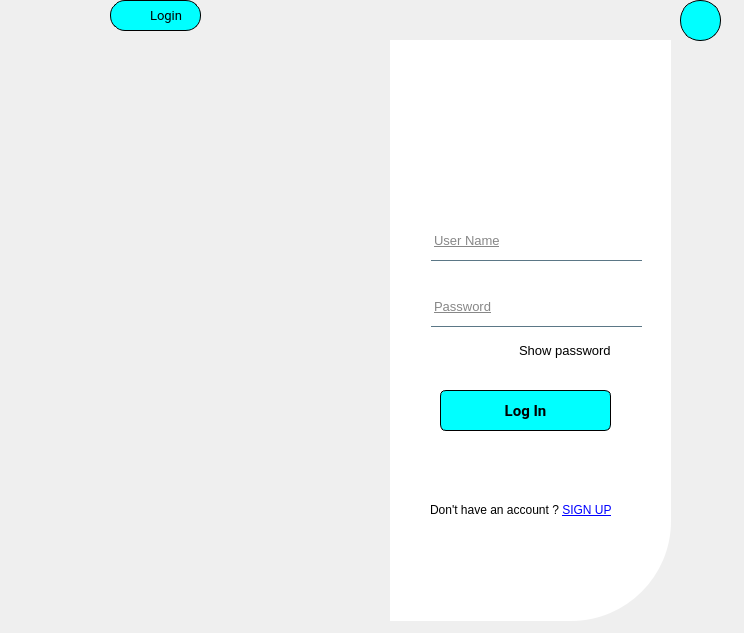
<?xml version="1.0" encoding="UTF-8"?>
<ui version="4.0">
 <class>UI_Login</class>
 <widget class="QWidget" name="UI_Login">
  <property name="windowModality">
   <enum>Qt::WindowModal</enum>
  </property>
  <property name="geometry">
   <rect>
    <x>0</x>
    <y>0</y>
    <width>744</width>
    <height>633</height>
   </rect>
  </property>
  <property name="font">
   <font>
    <stylestrategy>PreferDefault</stylestrategy>
   </font>
  </property>
  <property name="contextMenuPolicy">
   <enum>Qt::PreventContextMenu</enum>
  </property>
  <property name="windowTitle">
   <string>Quản lí CPU TTA</string>
  </property>
  <property name="windowIcon">
   <iconset resource="Cpu_hinh.qrc">
    <normaloff>:/hinh/image/cpu.png</normaloff>:/hinh/image/cpu.png</iconset>
  </property>
  <property name="layoutDirection">
   <enum>Qt::LeftToRight</enum>
  </property>
  <property name="autoFillBackground">
   <bool>true</bool>
  </property>
  <widget class="QWidget" name="widget" native="true">
   <property name="geometry">
    <rect>
     <x>110</x>
     <y>40</y>
     <width>561</width>
     <height>581</height>
    </rect>
   </property>
   <property name="autoFillBackground">
    <bool>false</bool>
   </property>
   <property name="styleSheet">
    <string notr="true">background-color: transparent;</string>
   </property>
   <widget class="QLabel" name="lb_bg_left">
    <property name="geometry">
     <rect>
      <x>0</x>
      <y>0</y>
      <width>281</width>
      <height>581</height>
     </rect>
    </property>
    <property name="styleSheet">
     <string notr="true">border-image: url(:/hinh/image/amdpnx.png);

border-top-left-radius: 100px;
</string>
    </property>
    <property name="frameShape">
     <enum>QFrame::NoFrame</enum>
    </property>
    <property name="text">
     <string/>
    </property>
    <property name="scaledContents">
     <bool>true</bool>
    </property>
   </widget>
   <widget class="QLabel" name="lb_bg_right">
    <property name="geometry">
     <rect>
      <x>280</x>
      <y>0</y>
      <width>281</width>
      <height>581</height>
     </rect>
    </property>
    <property name="font">
     <font>
      <family>Segoe UI</family>
      <weight>75</weight>
      <bold>true</bold>
      <kerning>false</kerning>
     </font>
    </property>
    <property name="styleSheet">
     <string notr="true">background-color: rgba(255, 255, 255);
border-bottom-right-radius:100px</string>
    </property>
    <property name="text">
     <string/>
    </property>
   </widget>
   <widget class="QLineEdit" name="le_us">
    <property name="geometry">
     <rect>
      <x>321</x>
      <y>180</y>
      <width>211</width>
      <height>41</height>
     </rect>
    </property>
    <property name="font">
     <font>
      <family>Segoe UI</family>
      <pointsize>10</pointsize>
      <underline>true</underline>
      <kerning>false</kerning>
     </font>
    </property>
    <property name="styleSheet">
     <string notr="true">background-color:rgba(0, 0, 0, 0);
border:1px solid rgba(0, 0, 0, 0);
border-bottom-color:rgba(46, 82, 101, 200);
color:rgb(0,0, 0, 240);
</string>
    </property>
    <property name="frame">
     <bool>false</bool>
    </property>
    <property name="alignment">
     <set>Qt::AlignLeading|Qt::AlignLeft|Qt::AlignVCenter</set>
    </property>
    <property name="dragEnabled">
     <bool>false</bool>
    </property>
    <property name="readOnly">
     <bool>false</bool>
    </property>
    <property name="placeholderText">
     <string>User Name</string>
    </property>
   </widget>
   <widget class="QLineEdit" name="le_pw">
    <property name="geometry">
     <rect>
      <x>321</x>
      <y>246</y>
      <width>211</width>
      <height>41</height>
     </rect>
    </property>
    <property name="font">
     <font>
      <family>Segoe UI</family>
      <pointsize>10</pointsize>
      <underline>true</underline>
      <kerning>false</kerning>
     </font>
    </property>
    <property name="styleSheet">
     <string notr="true">background-color:rgba(0, 0, 0, 0);
border:1px solid rgba(0, 0, 0, 0);
border-bottom-color:rgba(46, 82, 101, 200);
color:rgb(0,0, 0, 240);
</string>
    </property>
    <property name="frame">
     <bool>false</bool>
    </property>
    <property name="echoMode">
     <enum>QLineEdit::Password</enum>
    </property>
    <property name="alignment">
     <set>Qt::AlignLeading|Qt::AlignLeft|Qt::AlignVCenter</set>
    </property>
    <property name="dragEnabled">
     <bool>false</bool>
    </property>
    <property name="readOnly">
     <bool>false</bool>
    </property>
    <property name="placeholderText">
     <string>Password</string>
    </property>
   </widget>
   <widget class="QPushButton" name="pb_login">
    <property name="geometry">
     <rect>
      <x>330</x>
      <y>350</y>
      <width>171</width>
      <height>41</height>
     </rect>
    </property>
    <property name="font">
     <font>
      <family>Roboto</family>
      <pointsize>11</pointsize>
      <weight>75</weight>
      <bold>true</bold>
     </font>
    </property>
    <property name="styleSheet">
     <string notr="true">QPushButton {
background-color: rgb(0, 255, 255);
    color: black;
    border: 1px solid black;     /* viền đen */

    border-radius: 6px;
    padding: 6px 12px;
}

QPushButton:hover {
    background-color: qlineargradient(
        x1:0, y1:0, x2:1, y2:1,
        stop:0 #ffffcc,  /* vàng trắng nhạt */
        stop:1 #fff176   /* vàng nhạt */
    );
    color: black;
}

QPushButton:pressed {
    background-color: qlineargradient(
        x1:0, y1:0, x2:1, y2:1,
        stop:0 #ffb74d,  /* cam nhạt */
        stop:1 #f57c00   /* cam đậm */
    );
    color: black;
}
</string>
    </property>
    <property name="text">
     <string>Log In</string>
    </property>
    <property name="icon">
     <iconset resource="Cpu_hinh.qrc">
      <normaloff>:/hinh/image/login.png</normaloff>:/hinh/image/login.png</iconset>
    </property>
   </widget>
   <widget class="QCheckBox" name="cb_show">
    <property name="geometry">
     <rect>
      <x>390</x>
      <y>300</y>
      <width>141</width>
      <height>21</height>
     </rect>
    </property>
    <property name="font">
     <font>
      <family>Segoe UI</family>
      <pointsize>10</pointsize>
     </font>
    </property>
    <property name="text">
     <string>Show password</string>
    </property>
   </widget>
   <widget class="QLabel" name="lb_logo">
    <property name="geometry">
     <rect>
      <x>310</x>
      <y>-20</y>
      <width>221</width>
      <height>191</height>
     </rect>
    </property>
    <property name="font">
     <font>
      <family>Segoe UI</family>
      <pointsize>12</pointsize>
      <weight>75</weight>
      <bold>true</bold>
     </font>
    </property>
    <property name="styleSheet">
     <string notr="true"/>
    </property>
    <property name="text">
     <string/>
    </property>
    <property name="textFormat">
     <enum>Qt::RichText</enum>
    </property>
    <property name="pixmap">
     <pixmap resource="Cpu_hinh.qrc">:/hinh/image/logo1.png</pixmap>
    </property>
    <property name="scaledContents">
     <bool>true</bool>
    </property>
    <property name="alignment">
     <set>Qt::AlignCenter</set>
    </property>
   </widget>
   <widget class="QLabel" name="lb_to_signup">
    <property name="geometry">
     <rect>
      <x>320</x>
      <y>460</y>
      <width>231</width>
      <height>20</height>
     </rect>
    </property>
    <property name="font">
     <font>
      <pointsize>9</pointsize>
     </font>
    </property>
    <property name="text">
     <string>&lt;html&gt;&lt;head/&gt;&lt;body&gt;&lt;p&gt;Don't have an account ? &lt;a href=&quot;#&quot;&gt;&lt;span style=&quot; text-decoration: underline; color:#0000ff;&quot;&gt;SIGN UP&lt;/span&gt;&lt;/a&gt;&lt;/p&gt;&lt;/body&gt;&lt;/html&gt;</string>
    </property>
   </widget>
   <widget class="QLabel" name="lb_ico_dont_have_account">
    <property name="geometry">
     <rect>
      <x>280</x>
      <y>435</y>
      <width>51</width>
      <height>51</height>
     </rect>
    </property>
    <property name="text">
     <string/>
    </property>
    <property name="pixmap">
     <pixmap resource="Cpu_hinh.qrc">:/hinh/image/problem.png</pixmap>
    </property>
    <property name="scaledContents">
     <bool>true</bool>
    </property>
   </widget>
   <widget class="QLabel" name="lb_icon_usn">
    <property name="geometry">
     <rect>
      <x>290</x>
      <y>190</y>
      <width>31</width>
      <height>31</height>
     </rect>
    </property>
    <property name="text">
     <string/>
    </property>
    <property name="pixmap">
     <pixmap resource="Cpu_hinh.qrc">:/hinh/image/user.png</pixmap>
    </property>
    <property name="scaledContents">
     <bool>true</bool>
    </property>
   </widget>
   <widget class="QLabel" name="lb_icon_lock">
    <property name="geometry">
     <rect>
      <x>280</x>
      <y>250</y>
      <width>41</width>
      <height>41</height>
     </rect>
    </property>
    <property name="text">
     <string/>
    </property>
    <property name="pixmap">
     <pixmap resource="Cpu_hinh.qrc">:/hinh/image/lock.png</pixmap>
    </property>
    <property name="scaledContents">
     <bool>true</bool>
    </property>
   </widget>
  </widget>
  <widget class="QPushButton" name="exit">
   <property name="geometry">
    <rect>
     <x>680</x>
     <y>0</y>
     <width>41</width>
     <height>41</height>
    </rect>
   </property>
   <property name="font">
    <font>
     <family>Roboto</family>
     <pointsize>11</pointsize>
     <weight>75</weight>
     <bold>true</bold>
    </font>
   </property>
   <property name="styleSheet">
    <string notr="true">QPushButton {
background-color: rgb(0, 255, 255);
    color: black;
    border: 1px solid black;     /* viền đen */

    border-radius: 20px;
    padding: 6px 12px;
}

QPushButton:hover {
    background-color: qlineargradient(
        x1:0, y1:0, x2:1, y2:1,
        stop:0 #ffffcc,  /* vàng trắng nhạt */
        stop:1 #fff176   /* vàng nhạt */
    );
    color: black;
}

QPushButton:pressed {
    background-color: qlineargradient(
        x1:0, y1:0, x2:1, y2:1,
        stop:0 #ffb74d,  /* cam nhạt */
        stop:1 #f57c00   /* cam đậm */
    );
    color: black;
}
</string>
   </property>
   <property name="text">
    <string/>
   </property>
   <property name="icon">
    <iconset resource="Cpu_hinh.qrc">
     <normaloff>:/hinh/image/reject.png</normaloff>:/hinh/image/reject.png</iconset>
   </property>
  </widget>
  <widget class="QLabel" name="label">
   <property name="geometry">
    <rect>
     <x>110</x>
     <y>0</y>
     <width>31</width>
     <height>31</height>
    </rect>
   </property>
   <property name="text">
    <string/>
   </property>
   <property name="pixmap">
    <pixmap resource="Cpu_hinh.qrc">:/hinh/image/link.png</pixmap>
   </property>
   <property name="scaledContents">
    <bool>true</bool>
   </property>
  </widget>
  <widget class="QLabel" name="label_3">
   <property name="geometry">
    <rect>
     <x>110</x>
     <y>0</y>
     <width>91</width>
     <height>31</height>
    </rect>
   </property>
   <property name="styleSheet">
    <string notr="true">background-color: rgb(0, 255, 255);
border-radius:15px;
    border: 1px solid black;   </string>
   </property>
   <property name="text">
    <string/>
   </property>
  </widget>
  <widget class="QLabel" name="label_2">
   <property name="geometry">
    <rect>
     <x>150</x>
     <y>0</y>
     <width>41</width>
     <height>31</height>
    </rect>
   </property>
   <property name="font">
    <font>
     <family>Roboto</family>
     <pointsize>10</pointsize>
    </font>
   </property>
   <property name="text">
    <string>Login</string>
   </property>
  </widget>
  <widget class="QLabel" name="label_4">
   <property name="geometry">
    <rect>
     <x>110</x>
     <y>0</y>
     <width>28</width>
     <height>29</height>
    </rect>
   </property>
   <property name="text">
    <string/>
   </property>
   <property name="pixmap">
    <pixmap resource="Cpu_hinh.qrc">:/hinh/image/login.png</pixmap>
   </property>
   <property name="scaledContents">
    <bool>true</bool>
   </property>
  </widget>
 </widget>
 <resources>
  <include location="Cpu_hinh.qrc"/>
 </resources>
 <connections/>
</ui>
